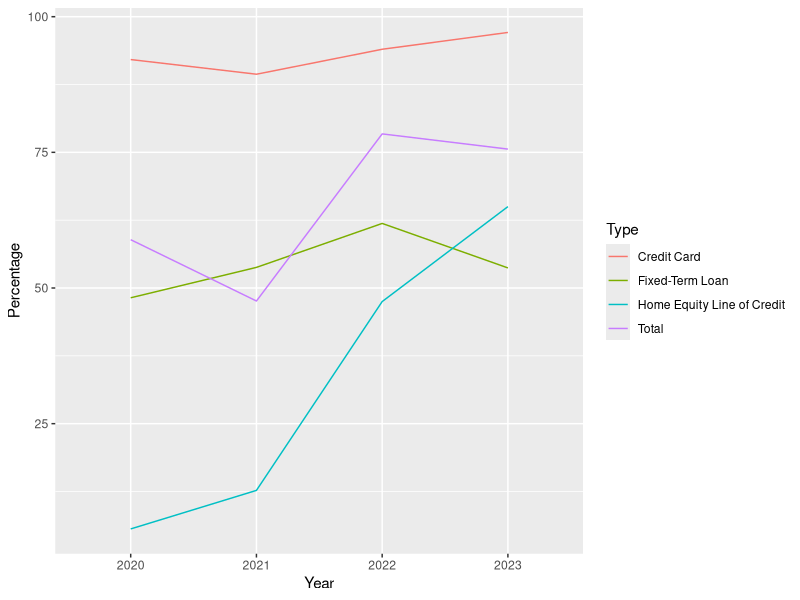

Generate this figure with R:
## ---- chunk 1
library(tidyverse)
library(ggplot2)
library(ggthemes)
## ---- chunk 2
df <- read_csv("data.csv",skip = 1)

df_clean <- df %>% select(2:dim(df)[2]) %>% rename("Type" = "...2")
## ---- chunk 3
df_long <- df_clean %>% pivot_longer(names_to = "Year",
                                     values_to = "Percentage",cols = 2:5)
## ---- chunk 4
pl1 <- ggplot(data= df_long, aes(x = Year,y = Percentage,group = Type,color = Type)) + geom_line()
pl1
## ---- chunk 5
